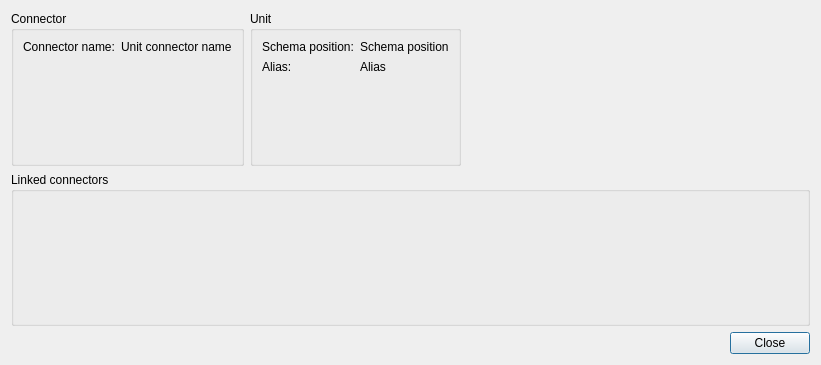
<?xml version="1.0" encoding="UTF-8"?>
<ui version="4.0">
 <class>mdtClLinkedUnitConnectorInfoDialog</class>
 <widget class="QDialog" name="mdtClLinkedUnitConnectorInfoDialog">
  <property name="geometry">
   <rect>
    <x>0</x>
    <y>0</y>
    <width>821</width>
    <height>365</height>
   </rect>
  </property>
  <property name="windowTitle">
   <string>Linked connectors</string>
  </property>
  <layout class="QVBoxLayout" name="verticalLayout">
   <item>
    <layout class="QHBoxLayout" name="horizontalLayout">
     <item>
      <widget class="QGroupBox" name="gbConnector">
       <property name="title">
        <string>Connector</string>
       </property>
       <layout class="QFormLayout" name="formLayout_2">
        <item row="0" column="0">
         <widget class="QLabel" name="lbUnitConnectorNameLabel">
          <property name="text">
           <string>Connector name:</string>
          </property>
         </widget>
        </item>
        <item row="0" column="1">
         <widget class="QLabel" name="lbUnitConnectorName">
          <property name="text">
           <string>Unit connector name</string>
          </property>
         </widget>
        </item>
       </layout>
      </widget>
     </item>
     <item>
      <widget class="QGroupBox" name="gbUnit">
       <property name="title">
        <string>Unit</string>
       </property>
       <layout class="QFormLayout" name="formLayout">
        <item row="0" column="0">
         <widget class="QLabel" name="lbSchemaPositionLabel">
          <property name="text">
           <string>Schema position:</string>
          </property>
         </widget>
        </item>
        <item row="0" column="1">
         <widget class="QLabel" name="lbSchemaPosition">
          <property name="text">
           <string>Schema position</string>
          </property>
         </widget>
        </item>
        <item row="1" column="0">
         <widget class="QLabel" name="lbAliasLabel">
          <property name="text">
           <string>Alias:</string>
          </property>
         </widget>
        </item>
        <item row="1" column="1">
         <widget class="QLabel" name="lbAlias">
          <property name="text">
           <string>Alias</string>
          </property>
         </widget>
        </item>
       </layout>
      </widget>
     </item>
     <item>
      <spacer name="horizontalSpacer">
       <property name="orientation">
        <enum>Qt::Horizontal</enum>
       </property>
       <property name="sizeHint" stdset="0">
        <size>
         <width>40</width>
         <height>20</height>
        </size>
       </property>
      </spacer>
     </item>
    </layout>
   </item>
   <item>
    <widget class="QGroupBox" name="gbLinkedConnectors">
     <property name="title">
      <string>Linked connectors</string>
     </property>
    </widget>
   </item>
   <item>
    <widget class="QDialogButtonBox" name="buttonBox">
     <property name="orientation">
      <enum>Qt::Horizontal</enum>
     </property>
     <property name="standardButtons">
      <set>QDialogButtonBox::Close</set>
     </property>
    </widget>
   </item>
  </layout>
 </widget>
 <resources/>
 <connections>
  <connection>
   <sender>buttonBox</sender>
   <signal>accepted()</signal>
   <receiver>mdtClLinkedUnitConnectorInfoDialog</receiver>
   <slot>accept()</slot>
   <hints>
    <hint type="sourcelabel">
     <x>248</x>
     <y>254</y>
    </hint>
    <hint type="destinationlabel">
     <x>157</x>
     <y>274</y>
    </hint>
   </hints>
  </connection>
  <connection>
   <sender>buttonBox</sender>
   <signal>rejected()</signal>
   <receiver>mdtClLinkedUnitConnectorInfoDialog</receiver>
   <slot>reject()</slot>
   <hints>
    <hint type="sourcelabel">
     <x>316</x>
     <y>260</y>
    </hint>
    <hint type="destinationlabel">
     <x>286</x>
     <y>274</y>
    </hint>
   </hints>
  </connection>
 </connections>
</ui>
